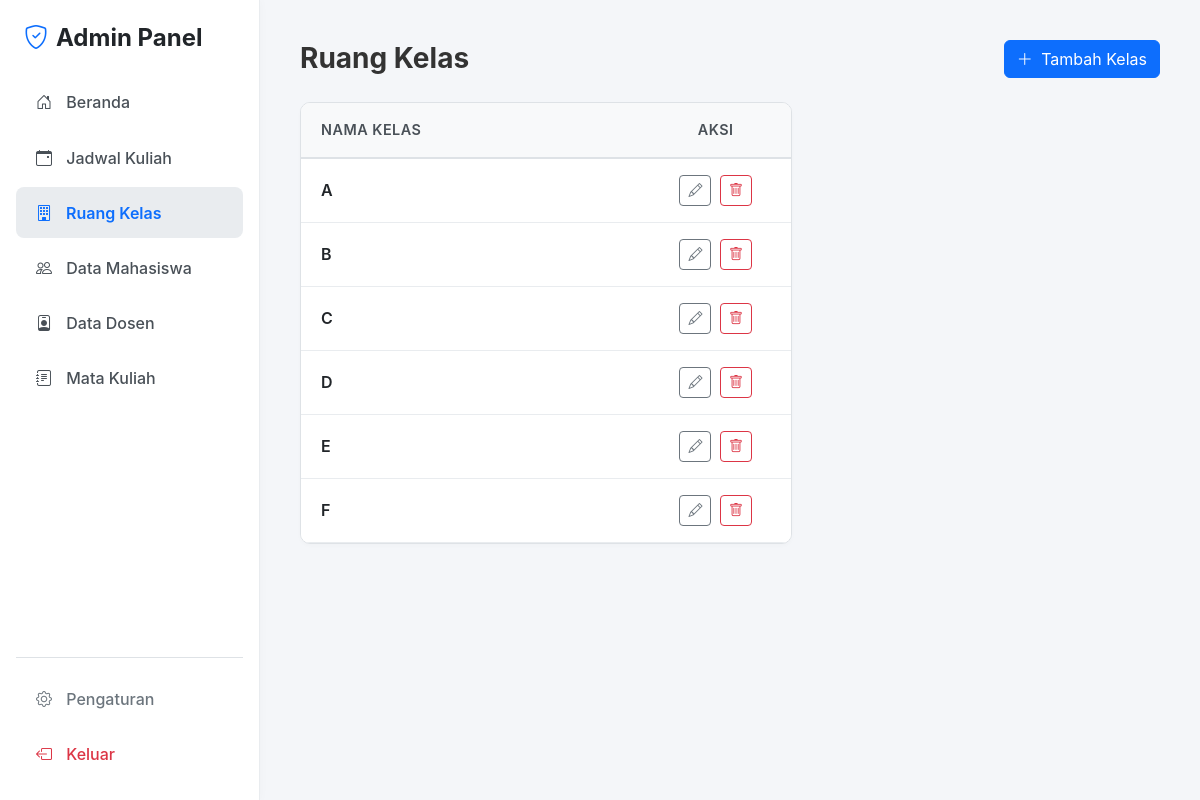
The app's page /admin/dashboard.php?page=kelas (signed in) with its own data.
### tables this page shows
CREATE TABLE `kelas` (
  `id` int(11) NOT NULL,
  `nama_kelas` varchar(50) NOT NULL
);

### admin/dashboard.php (the view, shortened to what this page needs)
<?php
include '../config/database.php';
$page = isset($_GET['page']) ? $_GET['page'] : 'main';
$jml_mhs = mysqli_num_rows(mysqli_query($conn, "SELECT id FROM mahasiswa"));
$jml_dsn = mysqli_num_rows(mysqli_query($conn, "SELECT id FROM dosen"));
$jml_kls = mysqli_num_rows(mysqli_query($conn, "SELECT id FROM kelas"));
$jml_jdw = mysqli_num_rows(mysqli_query($conn, "SELECT id FROM jadwal_kuliah"));
?>
<!DOCTYPE html>
<html lang="id">
<head>
    <link href="https://cdn.jsdelivr.net/npm/bootstrap@5.3.0/dist/css/bootstrap.min.css" rel="stylesheet">
    <link rel="stylesheet" href="https://cdn.jsdelivr.net/npm/bootstrap-icons@1.10.5/font/bootstrap-icons.css">
</head>
<body>
    <aside class="sidebar p-3">
        <div class="mb-4 px-2 mt-2">
            <h4 class="m-0 fw-bold text-dark"><i class="bi bi-shield-check text-primary me-2"></i>Admin Panel</h4>
        </div>
        <nav class="nav flex-column flex-grow-1">
            <a class="nav-link <?php echo $page == 'main' ? 'active' : ''; ?>" href="dashboard.php?page=main">
                <i class="bi bi-house-door"></i> Beranda
            </a>
            <a class="nav-link <?php echo $page == 'jadwal' ? 'active' : ''; ?>" href="dashboard.php?page=jadwal">
                <i class="bi bi-calendar-event"></i> Jadwal Kuliah
            </a>
            <a class="nav-link <?php echo $page == 'kelas' ? 'active' : ''; ?>" href="dashboard.php?page=kelas">
                <i class="bi bi-building"></i> Ruang Kelas
            </a>
            <a class="nav-link <?php echo $page == 'mahasiswa' ? 'active' : ''; ?>" href="dashboard.php?page=mahasiswa">
                <i class="bi bi-people"></i> Data Mahasiswa
            </a>
            <a class="nav-link <?php echo $page == 'dosen' ? 'active' : ''; ?>" href="dashboard.php?page=dosen">
                <i class="bi bi-person-badge"></i> Data Dosen
            </a>
            <a class="nav-link <?php echo $page == 'matkul' ? 'active' : ''; ?>" href="dashboard.php?page=matkul">
                <i class="bi bi-journal-text"></i> Mata Kuliah
            </a>
        </nav>
        <div class="mt-auto border-top pt-3">
            <a class="nav-link text-secondary <?php echo $page == 'setting' ? 'active' : ''; ?>" href="dashboard.php?page=setting">
                <i class="bi bi-gear text-secondary"></i> Pengaturan
            </a>
            <a class="nav-link text-danger mt-1" href="../index.php">
                <i class="bi bi-box-arrow-left text-danger"></i> Keluar
            </a>
        </div>
    </aside>
    <main class="main-content">
        <?php if($page == 'main'): ?>
            <h3 class="fw-bold mb-4">Ringkasan Sistem</h3>
            <div class="row g-4 mb-4">
                <div class="col-md-6 col-lg-3">
                    <div class="card border-0 shadow-sm rounded-3">
                        <div class="card-body p-4">
                            <h6 class="text-muted fw-bold mb-2 text-uppercase">Mahasiswa</h6>
                            <h2 class="m-0 fw-bold"><?php echo $jml_mhs; ?></h2>
                        </div>
                    </div>
                </div>
                <div class="col-md-6 col-lg-3">
                    <div class="card border-0 shadow-sm rounded-3">
                        <div class="card-body p-4">
                            <h6 class="text-muted fw-bold mb-2 text-uppercase">Ruang Kelas</h6>
                            <h2 class="m-0 fw-bold"><?php echo $jml_kls; ?></h2>
                        </div>
                    </div>
                </div>
                <div class="col-md-6 col-lg-3">
                    <div class="card border-0 shadow-sm rounded-3">
                        <div class="card-body p-4">
                            <h6 class="text-muted fw-bold mb-2 text-uppercase">Data Dosen</h6>
                            <h2 class="m-0 fw-bold"><?php echo $jml_dsn; ?></h2>
                        </div>
                    </div>
                </div>
                <div class="col-md-6 col-lg-3">
                    <div class="card border-0 shadow-sm rounded-3">
                        <div class="card-body p-4">
                            <h6 class="text-muted fw-bold mb-2 text-uppercase">Jadwal Aktif</h6>
                            <h2 class="m-0 fw-bold"><?php echo $jml_jdw; ?></h2>
                        </div>
                    </div>
                </div>
            </div>
        <?php elseif($page == 'kelas'): ?>
            <div class="d-flex justify-content-between align-items-center mb-4">
                <h3 class="fw-bold m-0">Ruang Kelas</h3>
                <button class="btn btn-primary" data-bs-toggle="modal" data-bs-target="#modalKelas"><i class="bi bi-plus-lg me-1"></i> Tambah Kelas</button>
            </div>
            <div class="row">
                <div class="col-md-7">
                    <div class="table-wrapper">
                        <div class="table-responsive">
                            <table class="table table-hover">
                                <thead><tr><th>Nama Kelas</th><th class="text-center" style="width: 150px;">Aksi</th></tr></thead>
                                <tbody>
                                    <?php
                                    $q = mysqli_query($conn, "SELECT * FROM kelas ORDER BY nama_kelas ASC");
                                    while($r = mysqli_fetch_assoc($q)){
                                        echo "<tr>
                                                <td class='fw-semibold'>{$r['nama_kelas']}</td>
                                                <td class='text-center'>
                                                    <button class='btn btn-sm btn-outline-secondary' data-bs-toggle='modal' data-bs-target='#editKelas{$r['id']}'><i class='bi bi-pencil'></i></button>
                                                    <a href='dashboard.php?page=kelas&action=delete&id={$r['id']}' class='btn btn-sm btn-outline-danger ms-1' onclick='return confirm(\"Yakin hapus kelas?\")'><i class='bi bi-trash'></i></a>
                                                </td>
                                              </tr>";
                                    }
                                    ?>
                                </tbody>
                            </table>
                        </div>
                    </div>
                </div>
            </div>
        <?php endif; ?>
    </main>
</body>
</html>

### admin/dashboard.php (style rules this page uses)
body { background-color: #f4f6f9; font-family: -apple-system, BlinkMacSystemFont, "Segoe UI", Roboto, "Helvetica Neue", Arial, sans-serif; color: #333; }
.sidebar { width: 260px; position: fixed; top: 0; left: 0; height: 100vh; background-color: #ffffff; border-right: 1px solid #e9ecef; z-index: 100; display: flex; flex-direction: column; box-shadow: 2px 0 8px rgba(0,0,0,0.02); }
.main-content { margin-left: 260px; padding: 2.5rem; min-height: 100vh; }
.nav-link { color: #495057; padding: 0.85rem 1.25rem; border-radius: 8px; margin-bottom: 0.25rem; font-weight: 500; transition: all 0.2s; }
.nav-link.active { background-color: #e9ecef; color: #0d6efd; font-weight: 600; }
.nav-link i { width: 24px; text-align: center; margin-right: 10px; color: inherit; }
.table-wrapper { background: #fff; border: 1px solid #dee2e6; border-radius: 10px; overflow: hidden; box-shadow: 0 2px 4px rgba(0,0,0,0.02); }
.table { margin-bottom: 0; }
.table th { background-color: #f8f9fa; border-bottom: 2px solid #dee2e6; font-weight: 600; color: #495057; padding: 1rem 1.25rem; font-size: 0.9rem; text-transform: uppercase; letter-spacing: 0.5px; }
.table td { padding: 1rem 1.25rem; vertical-align: middle; border-bottom: 1px solid #e9ecef; color: #212529; }

### records on screen
kelas: nama_kelas "A"
kelas: nama_kelas "B"
kelas: nama_kelas "C"
kelas: nama_kelas "D"
kelas: nama_kelas "E"
kelas: nama_kelas "F"
